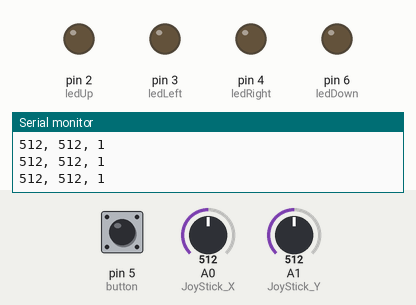
Bench run of a sketch on a simulated Arduino Uno, built with avr-gcc and run on an emulated ATmega328P. Parts: output pins drawn as LEDs (lit = HIGH), the last lines printed to the serial monitor. The test bench sets the inputs (shaded band); at power-on: A0 (JoyStick_X) = 512, A1 (JoyStick_Y) = 512, pin 5 (button) HIGH.

Above: at 1.2 s.
1.3 s: A0 (JoyStick_X) set to 481
At 2.3 s:
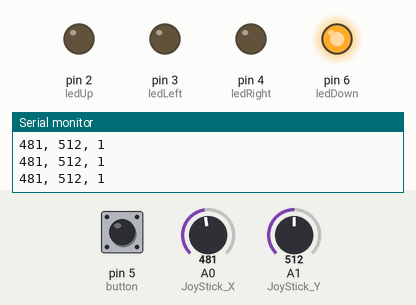
2.9 s: A1 (JoyStick_Y) set to 488
At 3.7 s:
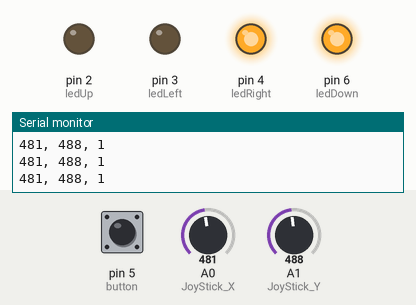
4.5 s: A1 (JoyStick_Y) set to 684
6.0 s: A1 (JoyStick_Y) set to 708
At 6.4 s:
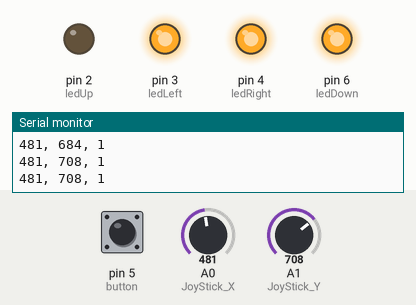
7.5 s: pin 5 (button) pulled LOW for 0.25 s
At 9.0 s:
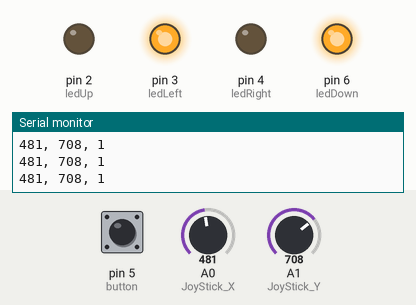
9.3 s: A0 (JoyStick_X) set to 710
At 10.6 s:
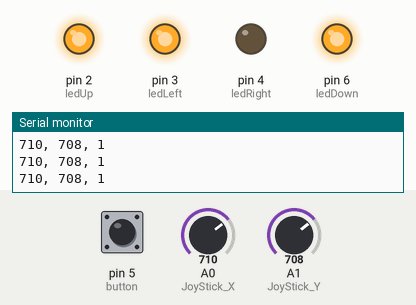
Timing chart, 0 to 11.9 s (numbered marks = the images above; inputs shaded):
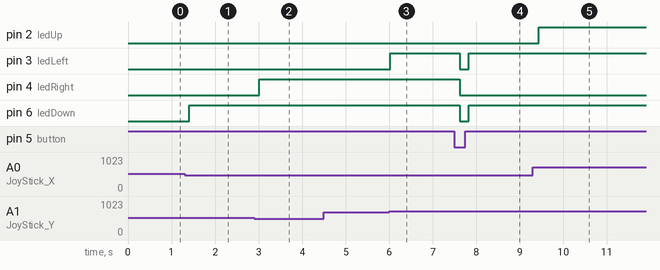

Measured:
- the behaviour switches between 500 and 499 on A0 (JoyStick_X) (found by bisection; images 0 and 1)
- the behaviour switches between 500 and 499 on A1 (JoyStick_Y) (found by bisection; images 1 and 2)
- the behaviour switches between 700 and 701 on A1 (JoyStick_Y) (found by bisection; images 2 and 3)
- after the input at 1.3 s, pin 6 (ledDown): LOW → HIGH after 0.11 s
- after the input at 2.9 s, pin 4 (ledRight): LOW → HIGH after 0.11 s
- after the input at 6.0 s, pin 3 (ledLeft): LOW → HIGH at once
- after the input at 7.5 s, pin 3 (ledLeft), pin 6 (ledDown): HIGH → LOW after 0.13 s, → HIGH 0.20 s later; pin 4 (ledRight): HIGH → LOW after 0.13 s
- after the input at 9.3 s, pin 2 (ledUp): LOW → HIGH after 0.13 s

The sketch:

Joystick.ino
```cpp
int JoyStick_X = A0;
int JoyStick_Y = A1;
int button = 5;
int ledUp = 2;
int ledRight = 4;
int ledLeft = 3;
int ledDown = 6;

void setup() {
  pinMode(JoyStick_X, INPUT);
  pinMode(JoyStick_Y, INPUT);
  pinMode(button, INPUT_PULLUP);
  pinMode(ledLeft, OUTPUT);
  pinMode(ledRight, OUTPUT);
  pinMode(ledUp, OUTPUT);
  pinMode(ledDown, OUTPUT);
  Serial.begin(9600);
}

void loop() {
  int x, y, z;
  x = analogRead(JoyStick_X);
  y = analogRead(JoyStick_Y);
  z = digitalRead(button);

  if (y > 700) {
    digitalWrite(ledLeft, HIGH);
  } else if (y < 500) {
    digitalWrite(ledRight, HIGH);
  }

  if (x > 700) {
    digitalWrite(ledUp, HIGH);
  } else if (x < 500) {
    digitalWrite(ledDown, HIGH);
  }

  if (z == 0)
  {
    digitalWrite(ledLeft, LOW);
    digitalWrite(ledRight, LOW);
    digitalWrite(ledUp, LOW);
    digitalWrite(ledDown, LOW);
  }

  Serial.print(x, DEC);
  Serial.print(", ");
  Serial.print(y, DEC);
  Serial.print(", ");
  Serial.println(z, DEC);

  delay(200);
}
```
